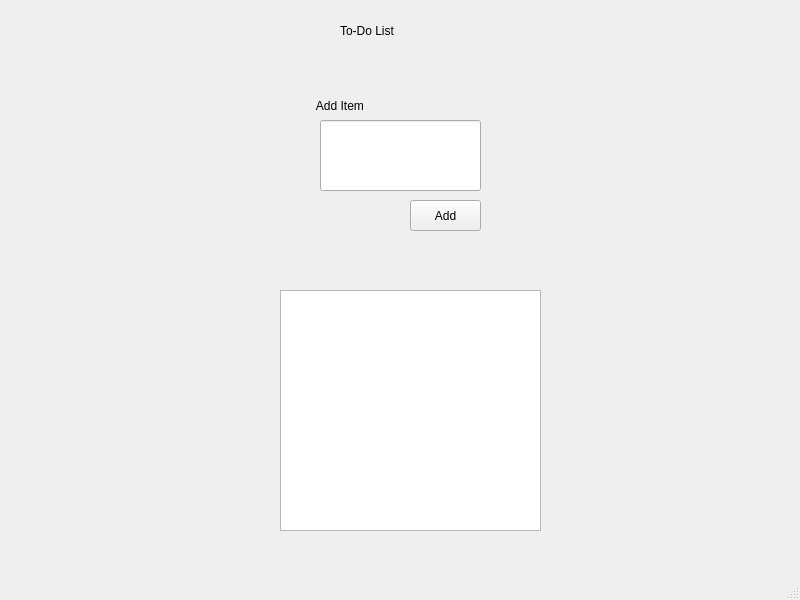
<?xml version="1.0" encoding="UTF-8"?>
<ui version="4.0">
 <class>MainWindow</class>
 <widget class="QMainWindow" name="MainWindow">
  <property name="geometry">
   <rect>
    <x>0</x>
    <y>0</y>
    <width>800</width>
    <height>600</height>
   </rect>
  </property>
  <property name="windowTitle">
   <string>MainWindow</string>
  </property>
  <widget class="QWidget" name="centralwidget">
   <widget class="QPushButton" name="Add">
    <property name="geometry">
     <rect>
      <x>410</x>
      <y>200</y>
      <width>71</width>
      <height>31</height>
     </rect>
    </property>
    <property name="text">
     <string>Add</string>
    </property>
   </widget>
   <widget class="QLineEdit" name="Tasks">
    <property name="geometry">
     <rect>
      <x>320</x>
      <y>120</y>
      <width>161</width>
      <height>71</height>
     </rect>
    </property>
   </widget>
   <widget class="QLabel" name="label">
    <property name="geometry">
     <rect>
      <x>270</x>
      <y>90</y>
      <width>141</width>
      <height>31</height>
     </rect>
    </property>
    <property name="text">
     <string>              Add Item</string>
    </property>
   </widget>
   <widget class="QListWidget" name="todo_list">
    <property name="geometry">
     <rect>
      <x>280</x>
      <y>290</y>
      <width>261</width>
      <height>241</height>
     </rect>
    </property>
   </widget>
   <widget class="QLabel" name="label_2">
    <property name="geometry">
     <rect>
      <x>340</x>
      <y>10</y>
      <width>241</width>
      <height>41</height>
     </rect>
    </property>
    <property name="text">
     <string>To-Do List</string>
    </property>
   </widget>
  </widget>
  <widget class="QMenuBar" name="menubar">
   <property name="geometry">
    <rect>
     <x>0</x>
     <y>0</y>
     <width>800</width>
     <height>33</height>
    </rect>
   </property>
  </widget>
  <widget class="QStatusBar" name="statusbar"/>
 </widget>
 <resources/>
 <connections/>
</ui>
